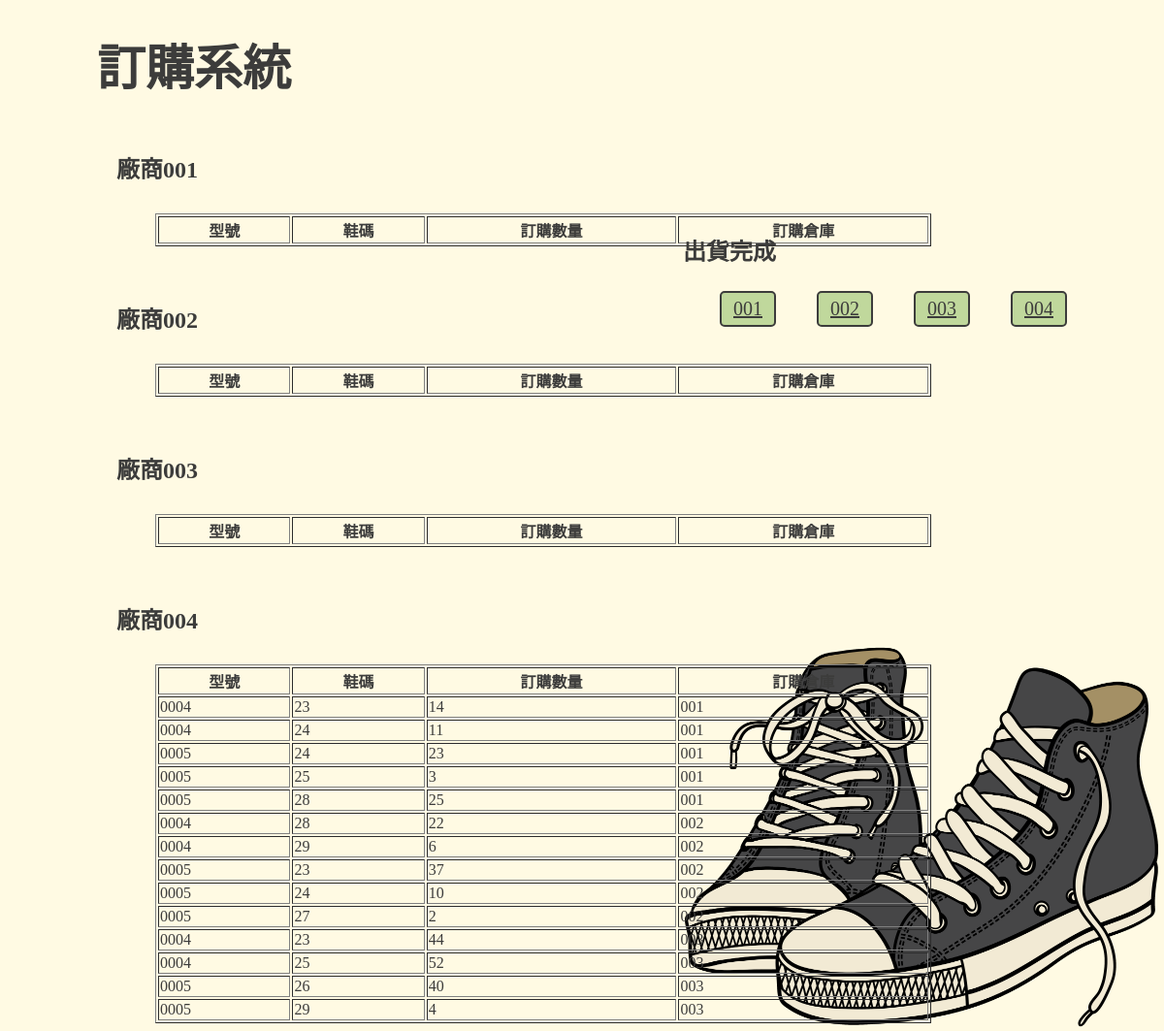
The app's page /supply/ with its own data.
### home/models.py (models this page shows, shortened)
class Product(models.Model):
	product_id = models.CharField(max_length=20,primary_key = True)
	product_name = models.CharField(max_length=20)
	product_cost=models.DecimalField(max_digits=20,decimal_places=0)
	product_price=models.DecimalField(max_digits=20,decimal_places=0)
	company_id = models.ForeignKey(Company, on_delete= models.CASCADE)
	def __str__(self):
	    return self.product_id

class Storage(models.Model):
	shoe_size = models.CharField(max_length=20)
	product_id = models.ForeignKey(Product,on_delete=models.CASCADE)
	storage_quantity = models.DecimalField(max_digits=10, decimal_places=0)
	company_id = models.ForeignKey(Company, on_delete=models.CASCADE)
	warehouse_id = models.ForeignKey(Warehouse, on_delete=models.CASCADE)
	class Meta:
	 	unique_together = ("product_id","warehouse_id","shoe_size")

class Warehouse(models.Model):
	warehouse_id = models.CharField(max_length=20,primary_key = True)
	warehouse_address = models.CharField(max_length=20)
	def __str__(self):
		return self.warehouse_id

### supplyperson/views.py (the view)
# urls.py: path('supply/',supply),
def supply(request):
 daily_demand = 10
 days = 7
 safety_inventory =20
 ROP = daily_demand*days+safety_inventory
 company_list =[]
 for i in Company.objects.all():
  company_list.append(i.company_id)
  storage_list_1 = []
  for s in Storage.objects.filter(company_id='001'):
   tmp =[]
   if s.storage_quantity<ROP:
    tmp.append(s.product_id)
    tmp.append(s.shoe_size)
    tmp.append(ROP-s.storage_quantity)
    tmp.append(s.warehouse_id)
    storage_list_1.append(tmp)
  storage_list_2 = []
  for s in Storage.objects.filter(company_id='002'):
   tmp =[]
   if s.storage_quantity<ROP:
    tmp.append(s.product_id)
    tmp.append(s.shoe_size)
    tmp.append(ROP-s.storage_quantity)
    tmp.append(s.warehouse_id)
    storage_list_2.append(tmp)
  storage_list_3 = []
  for s in Storage.objects.filter(company_id='003'):
   tmp =[]
   if s.storage_quantity<ROP:
    tmp.append(s.product_id)
    tmp.append(s.shoe_size)
    tmp.append(ROP-s.storage_quantity)
    tmp.append(s.warehouse_id)
    storage_list_3.append(tmp)
  storage_list_4 = []
  for s in Storage.objects.filter(company_id='004'):
   tmp =[]
   if s.storage_quantity<ROP:
    tmp.append(s.product_id)
    tmp.append(s.shoe_size)
    tmp.append(ROP-s.storage_quantity)
    tmp.append(s.warehouse_id)
    storage_list_4.append(tmp)
 return render(request,'庫存查詢系統.html', locals())

### templates/庫存查詢系統.html (shortened to what this page needs)
<!DOCTYPE html>
{% load static %}
<html>
  <head>
    <link
      rel="stylesheet"
      type="text/css"
      href="{% static 'home/css/庫存查詢系統.css' %}"
    />
  </head>
  <body>
    <h1 class="ch">訂購系統</h1>
    <h2 class="select">廠商001</h2>
    <div>
      <table width="800px" border="1">
        <tr>
          <th>型號</th>
          <th>鞋碼</th>
          <th>訂購數量</th>
          <th>訂購倉庫</th>
        </tr>
      </table>
    </div>
    <br /><br />
    <h2 class="select">廠商002</h2>
    <div>
      <table width="800px" border="1">
        <tr>
          <th>型號</th>
          <th>鞋碼</th>
          <th>訂購數量</th>
          <th>訂購倉庫</th>
        </tr>
      </table>
    </div>
    <br /><br />
    <h2 class="select">廠商003</h2>
    <div>
      <table width="800px" border="1">
        <tr>
          <th>型號</th>
          <th>鞋碼</th>
          <th>訂購數量</th>
          <th>訂購倉庫</th>
        </tr>
      </table>
    </div>
    <br /><br />
    <h2 class="select">廠商004</h2>
    <div>
      <table width="800px" border="1">
        <tr>
          <th>型號</th>
          <th>鞋碼</th>
          <th>訂購數量</th>
          <th>訂購倉庫</th>
        </tr>
        {% for l in storage_list_4 %}
        <tr>
          <td>{{l.0}}</td>
          <td>{{l.1}}</td>
          <td>{{l.2}}</td>
          <td>{{l.3}}</td>
        </tr>
        {% endfor %}
      </table>
    </div>
    <div class="outer one">
    <a href='http://127.0.0.1:8000/supply/d_done_001/'><div class="button deliver">001</div></a>
  </div>
  <div class="outer two">
    <a href='http://127.0.0.1:8000/supply/d_done_002/'><div class="button deliver">002</div></a>
  </div>
  <div class="outer three">
    <a href='http://127.0.0.1:8000/supply/d_done_003/'><div class="button deliver">003</div></a>
  </div>
  <div class="outer four">
    <a href='http://127.0.0.1:8000/supply/d_done_004/'><div class="button deliver">004</div></a>
  </div>
    <h2 class= "done">出貨完成</h2>
  </body>
</html>

### home/static/home/css/庫存查詢系統.css (style rules this page uses)
* { color: #3C3C3B; font-family: Comic Sans MS; font-family: 微軟正黑體; }
body { background-attachment: fixed; background-repeat:no-repeat; background-size: 500px 400px; background-position:right bottom; margin-left: 60px; background-color: #FFFAE3; }
h1 { font-size: 50px; text-transform: uppercase; position: relative; margin-top: 30px; margin-left: 40px; }
h2 { margin-left: 60px; }
table { margin-left: 100px; margin-top: 10px; }
.select { display: inline-block; }
.outer { border: 2px #3C3C3B solid; background-color: #C0D89C; padding: 3px; display: inline-block; border-radius: 5px; margin-left:30px; position: absolute; cursor: pointer; }
.button { font-family: 微軟正黑體; font-size: 20px; padding: 2px 9px; background-color: #C0D89C; }
.done { position:absolute; right:400px; top:220px; }
.outer.one { right:400px; top:300px; }
.outer.two { right: 300px; top:300px; }
.outer.three { right: 200px; top:300px; }
.outer.four { right: 100px; top:300px; }
body { background-attachment: fixed; background-image: url('converse-shoes.png'); background-repeat:no-repeat; background-size: 500px 400px; background-position:right bottom; }
.button:before { content: ''; position: absolute; top: 0; left: 0; width: 100%; height: 100%; z-index: 1; transition: all 0.3s; }
.button:after { content: ''; position: absolute; top: 0; left: 0; width: 100%; height: 100%; z-index: 1; opacity: 0; background-color: rgba(255,255,255,0.25); transition: all 0.3s; transform: scale(0.5,0.5); }

### records on screen
Product: product_id "0004", shoe_size "23", l "14", warehouse_id "001", shoe_size "24", l "11", shoe_size "28", l "22", warehouse_id "002", shoe_size "29", l "6", l "44", warehouse_id "003", shoe_size "25", l "52"
Product: product_id "0005", shoe_size "24", l "23", warehouse_id "001", shoe_size "25", l "3", shoe_size "28", l "25", shoe_size "23", l "37", warehouse_id "002", l "10", shoe_size "27", l "2", shoe_size "26", l "40", warehouse_id "003", shoe_size "29", l "4"
